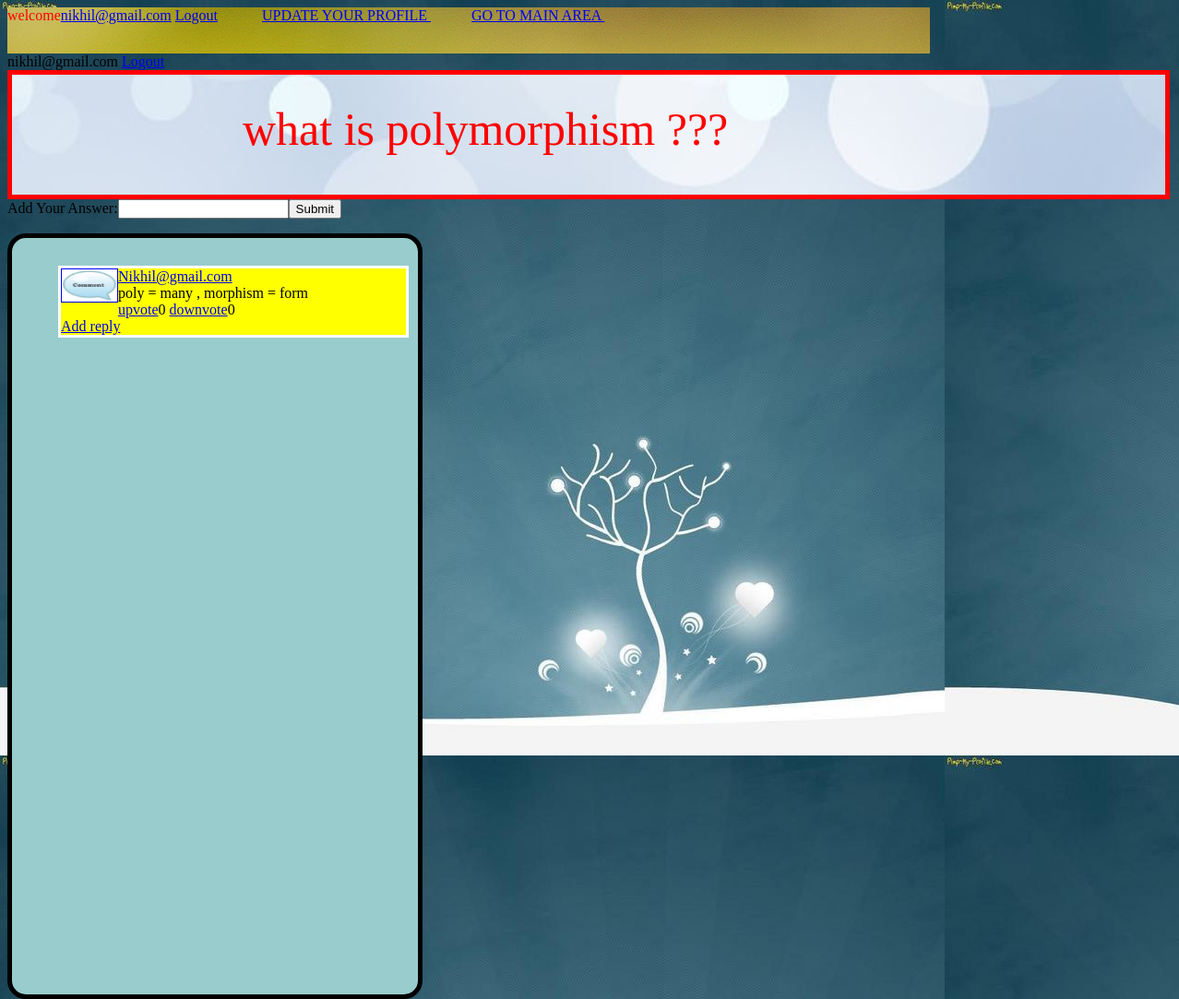
Screenshot of /show_question.php?sqid=5 (signed in) with the database file from the repository.
### tables this page shows
CREATE TABLE IF NOT EXISTS `question_table` (
`qid` int(20) NOT NULL,
  `question` varchar(100) NOT NULL,
  `category` varchar(20) NOT NULL,
  `question_by` varchar(20) NOT NULL,
  `no_of_comments` int(20) NOT NULL,
  `total_xp_part` int(20) NOT NULL,
  `views` int(20) NOT NULL,
  `EIWTK` int(20) NOT NULL
);

CREATE TABLE IF NOT EXISTS `answer_table` (
`ans_id` int(20) NOT NULL,
  `answer` varchar(200) NOT NULL,
  `ans_ques_id` int(20) NOT NULL,
  `ans_by` varchar(20) NOT NULL,
  `a_upvote` int(20) NOT NULL,
  `a_downvote` int(20) NOT NULL
);

### show_question.php (the view, shortened to what this page needs)
<html>
<head> <link rel="stylesheet" href="comment.css" /> </head>
<body class="bod">
<div class="navi">
<?php $bb=$_SESSION["email"];
    echo "welcome";  echo "<a href='member_profile.php?bye=$bb'>"; echo $_SESSION["email"];  echo "</a>"; ?>
 <a href="newlogout.php"> Logout</a>     &nbsp; &nbsp; &nbsp; &nbsp;&nbsp; &nbsp;
 <a href="update.php"> UPDATE YOUR PROFILE </a>    &nbsp; &nbsp; &nbsp; &nbsp;&nbsp; &nbsp;
 <a href="welcome_comment.php"> GO TO MAIN AREA </a>   &nbsp; &nbsp; &nbsp; &nbsp;&nbsp; &nbsp;
</div>
<?php echo $_SESSION["email"]; ?>
<a href="newlogout.php"> Logout </a>
<div class="banner">
<?php
  $n1=$_GET['sqid'];
  $sql="select * from question_table where qid=$n1";
  $result=mysql_query($sql);
  while($row = mysql_fetch_array($result))
  {
    echo $row['question'];
  }
?>
</div>
<?php
  $n1=$_GET['sqid'];
 echo "<form action='add_ans_db.php?qid=$n1' method='POST'>";
 echo "Add Your Answer:" ;  echo  "<input type='text' name='ans'>";
 echo "<input type='submit' >";
 echo "</form>" ;
?>
<div class="show">
  <?php
  $n1=$_GET['sqid'];
  $sql="select * from answer_table where ans_ques_id=$n1";
  $result=mysql_query($sql);
  while($row=mysql_fetch_assoc($result))
  {
         echo "<div class='inside'>";
         $byy=$row['ans_by'];
         echo "<div class='in'>"; echo "<img src='download.jpg' width='60px' height='35px'>"; echo "</div>";
         echo "<a href='member_profile.php?bye=$byy'>";  echo $row['ans_by']; echo "</a>"; echo"<br>";
         echo $row['answer'];  echo"<br>";
         $qq=$row['ans_id'];
     echo "<a href='a_upvote.php?ja=$qq&qid=$n1'>";  echo "upvote";    echo "</a>";   echo $row['a_upvote'];     echo"  ";
     echo "<a href='a_downvote.php?ja=$qq&qid=$n1'>"; echo "downvote";  echo "</a>";  echo $row['a_downvote'];    echo"    "; echo "<br>";
     echo "<a href='replypage.php?rr=$qq&mm=$n1'> Add reply </a>";
        echo "</div>";
  }
 ?>
</div>
</body>
</html>

### comment.css (style rules this page uses)
.bod { background-color :#00CCFF; }
.banner { align: left; border-style:solid; padding: 30px 0px 0px 250px; border-width:2px; border-width:thick; border-color:red; width: 1000px; height:100px; font-size:50px; font:bold; background-image: url("iem7.jpg"); color: red; }
.navi { width: 1000px; height:50px; background-color :#FFC0CB; background-image: url("iem6.jpg"); color: red; }
.show { float:left; background-color:#99CCCC; border-color:black; border-style:solid; border-radius: 20px 20px 20px 20px; padding: 20px 0px 0px 40px; border-width:2px; border-width:thick; width: 400px; height:800px; margin-right:10px; }
.inside { margin:10px; border-style:solid; border-color:white; background-color:yellow; height:auto; }
.in { border-style:solid; border-width:1px; border-color:blue; float: left; }
body { background-image: url("iem4.jpg"); }

### rows the page displays
question_table: question "what is polymorphism ???"
answer_table: ans_by "Nikhil@gmail.com", answer "poly = many , morphism = form", a_upvote "0", a_downvote "0"

### other values shown
$_SESSION["email"] "nikhil@gmail.com"
